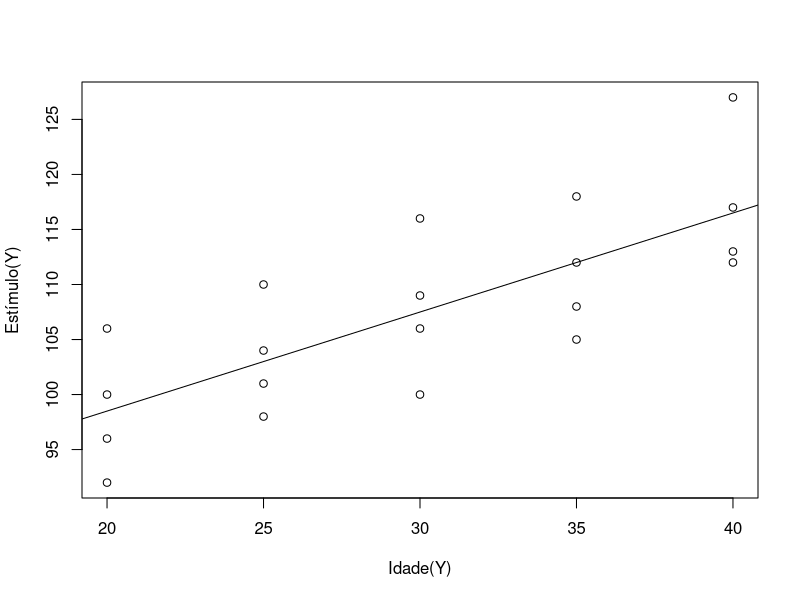

Here is the R script that generated this plot:
library(dplyr)

dtfm <- read.csv("Tabela15.1.csv", sep= ",",header =  T, stringsAsFactors = T)
model <-  lm(formula = Y~X, dtfm)
data <- data.frame(X= c(20, 25, 30, 35, 40))
res <- predict(model, data)
anv<-anova(model)
plot(dtfm$X, dtfm$Y, ylab = "Estímulo(Y)", xlab = "Idade(Y)")
abline(model)

print(model$coefficients) #coerficente alfa e bata

print(model$residuals) #residous

print(anv$`Sum Sq`[2]) # soma do quadrado dos erros
print(anv$`Mean Sq`[2]) # Variancia residual 
print(sqrt(anv$`Mean Sq`[2]))
print(sqrt(anv$`Mean Sq`[2])*2)
print(res) #resultado predito
